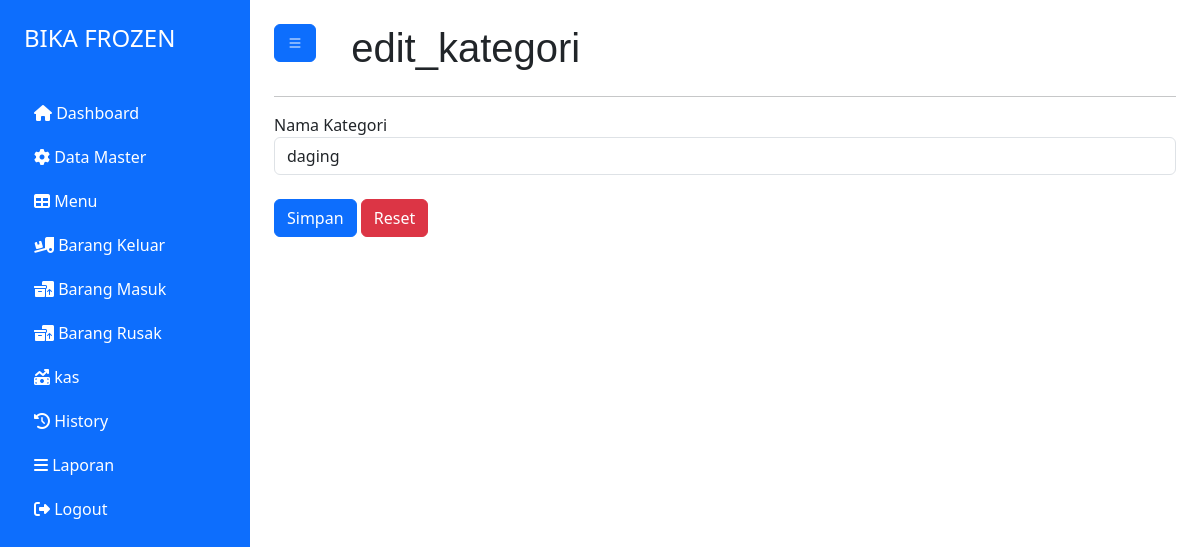
The page /index.php?page=edit_kategori&id=1002 (signed in) on the database as committed earlier.
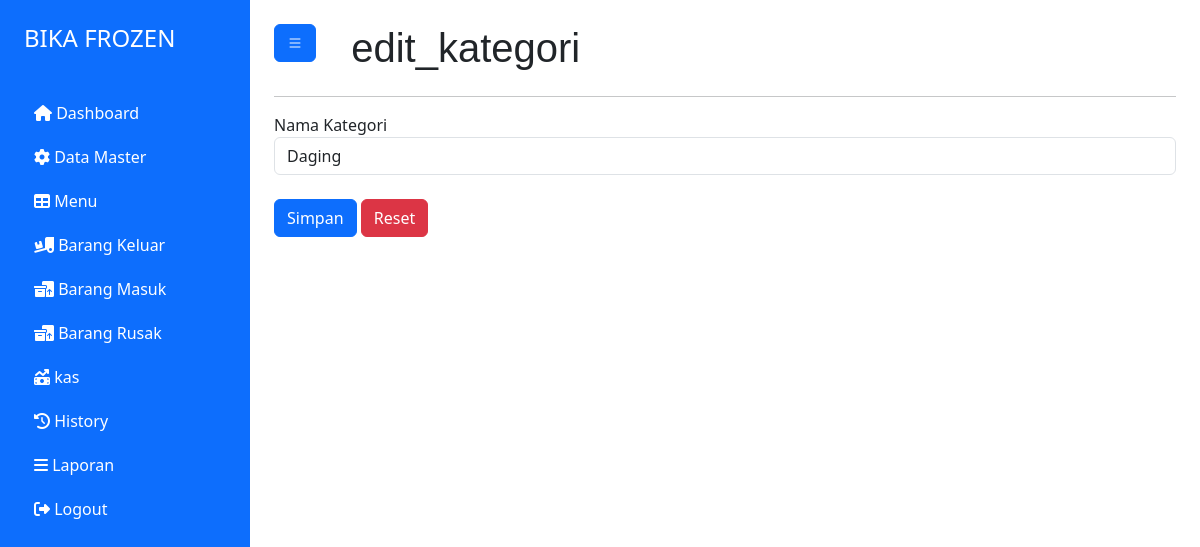
The same page on the database as committed later.
### tables this page shows
CREATE TABLE `kategori` (
  `id_kategori` int(11) NOT NULL,
  `nm_kategori` varchar(50) NOT NULL
);

### halaman/kategori/edit.php (the view, shortened to what this page needs)
<?php
    include "././koneksi.php";
    $id = $_GET['id'];
    $query = mysqli_query($koneksi,"SELECT * FROM kategori WHERE id_kategori = '$id'");
    $row = mysqli_fetch_assoc($query);
?>
<div>
    <form action="" method="post">
        <div>
            <label for="">Nama Kategori</label>
            <input type="text" name="nm_kategori" value="<?= $row['nm_kategori'] ?>" class="form-control" required>
        </div>
        <br>
        <div>
            <button type="submit" name="simpan" class="btn btn-primary">Simpan</button>
            <button type="reset" name="simpan" class="btn btn-danger">Reset</button>
        </div>
    </form>
</div>

Rows that differ between the two databases and show on the page:
changed kategori: nm_kategori "daging" → "Daging"
